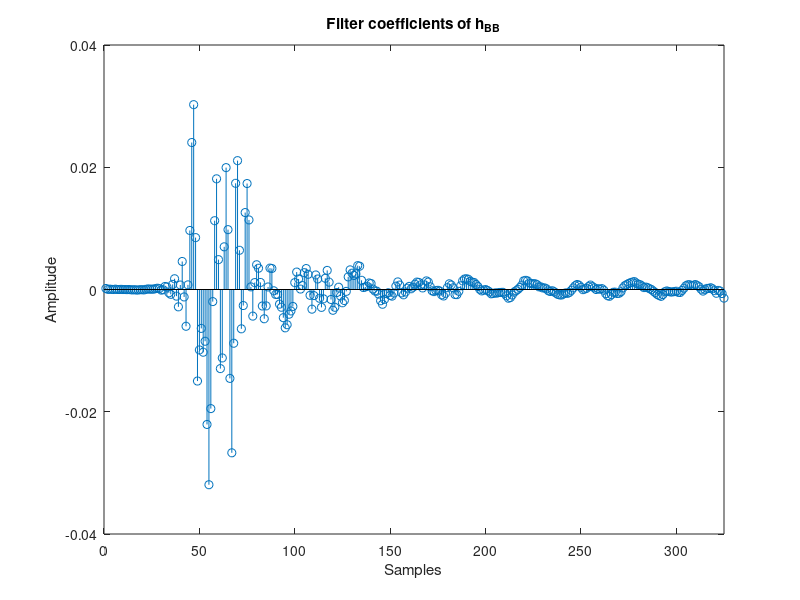
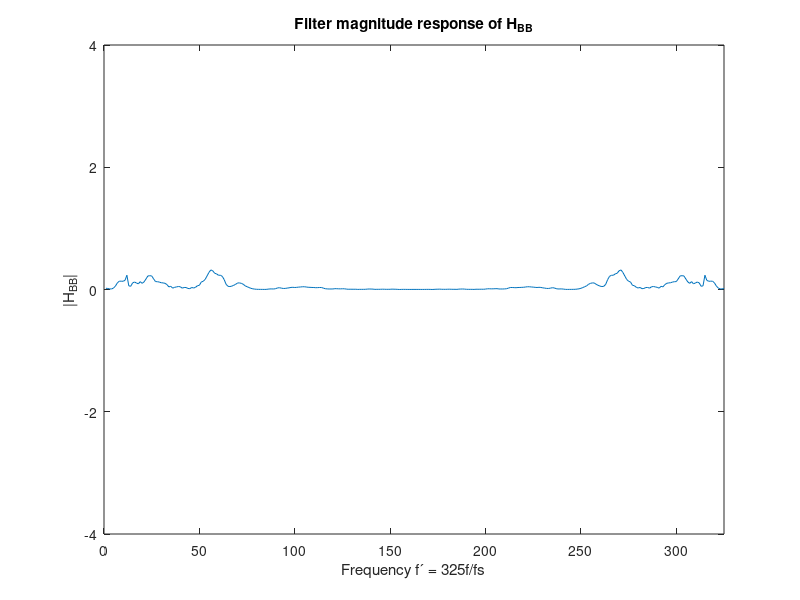
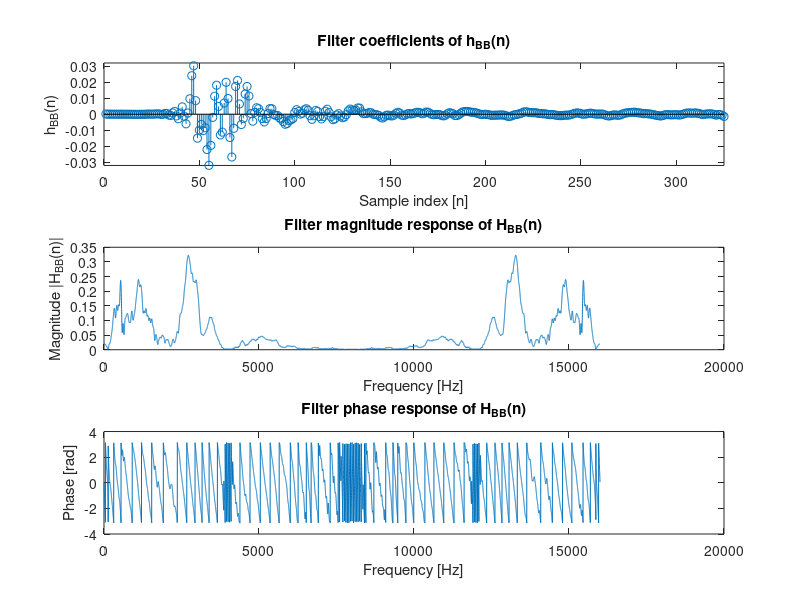
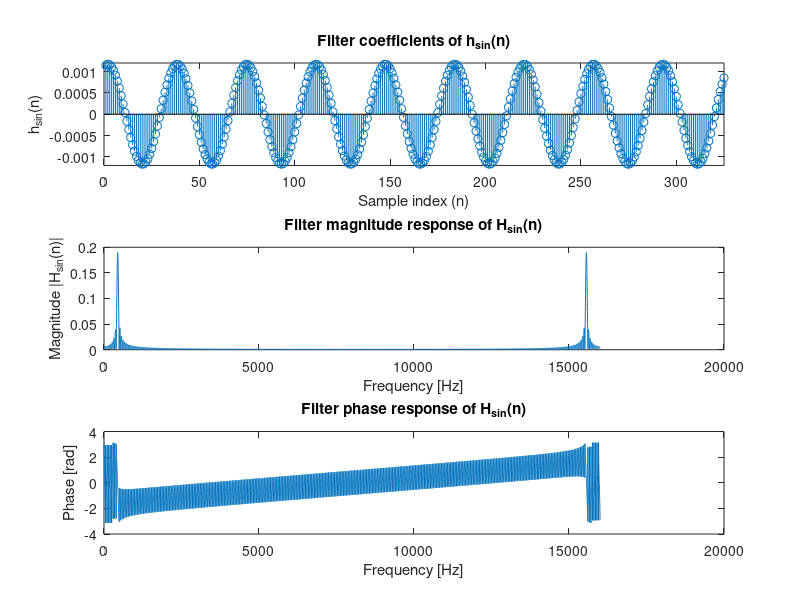

Here is the MATLAB script that generated these plots, in order:

h_BB_reversedOrder = [-.00141272;
        -.000657779;
        -.000252045;
        -.000145228;
        -.000617492;
        -.000191559;
        .000119438;
        .000290811;
        .000167393;
        .000182847;
        -3.09946e-5;
        -.00026106;
        4.44179e-5;
        .000438254;
        .000630993;
        .000814702;
        .000689883;
        .000642405;
        .000780218;
        .000765876;
        .000596609;
        .000212804;
        -.00015842;
        -.000493322;
        -.000456846;
        -.000281913;
        -.000351245;
        -.000389521;
        -.000415859;
        -.00032167;
        -.000236221;
        -.000365496;
        -.000825367;
        -.00112215;
        -.000978803;
        -.00080876;
        -.000523907;
        -.000273839;
        -1.74858e-5;
        .00012968;
        .000297517;
        .00039157;
        .000309692;
        .000567595;
        .000793763;
        .00086271;
        .00104966;
        .00129369;
        .00121516;
        .00111702;
        .000983938;
        .000800474;
        .000617981;
        .000251385;
        -.000365834;
        -.000617057;
        -.000655467;
        -.000434984;
        -.000450132;
        -.000837581;
        -.00110953;
        -.0010192;
        -.000682965;
        -.000113112;
        .000145882;
        4.88261e-5;
        .000127582;
        -5.93261e-6;
        .000268949;
        .000472477;
        .000727159;
        .000480282;
        .000196024;
        8.17864e-5;
        -2.55988e-5;
        .000364708;
        .000698414;
        .000825581;
        .000624775;
        .000259453;
        -.000129758;
        -.000466599;
        -.000631378;
        -.00055212;
        -.000696473;
        -.000889099;
        -.000898535;
        -.000821679;
        -.000611938;
        -.000380395;
        -.00020353;
        -.000333252;
        -.000216571;
        .000105189;
        .000253755;
        .000254397;
        .000429243;
        .000433591;
        .00078856;
        .000940862;
        .000931926;
        .000982811;
        .00105755;
        .00140907;
        .00149995;
        .00141607;
        .000723957;
        .000328487;
        2.76906e-5;
        -.000205565;
        -.000423485;
        -.000897024;
        -.00131941;
        -.00142747;
        -.00103157;
        -.000633993;
        -.000457755;
        -.000476328;
        -.000499022;
        -.000590104;
        -.000557087;
        -.000654081;
        -.000706798;
        -.000386317;
        -.000159001;
        -2.58096e-6;
        -.000107082;
        -.000230291;
        3.19991e-5;
        .000482579;
        .000821164;
        .00115511;
        .00120296;
        .00133516;
        .00166862;
        .00175554;
        .00171744;
        .00141179;
        .000604784;
        -.000297363;
        -.000841691;
        -.000827251;
        .00027397;
        .000732172;
        .000930474;
        .000301475;
        -.000628479;
        -.00106053;
        -.000873266;
        -.000249997;
        -.000132312;
        -.000179967;
        -.000347866;
        -.000210684;
        .00044521;
        .00121758;
        .00140804;
        .000761121;
        .000255313;
        .000749035;
        .00115672;
        .00121131;
        .000868579;
        .000376071;
        .000119052;
        .000508669;
        .000218091;
        -.000416066;
        -.000868279;
        -.000553352;
        .000725122;
        .00124181;
        .000551526;
        -.000583037;
        -.00108452;
        -.000968645;
        -.000533759;
        -.000666731;
        -.00161321;
        -.00241413;
        -.00184122;
        -.000757215;
        -.000280423;
        -.00024884;
        6.76651e-5;
        .000972938;
        .00106875;
        .000535781;
        .000415205;
        .000318108;
        .00150698;
        .00381178;
        .00390535;
        .00256514;
        .00229319;
        .00266915;
        .00321265;
        .00206183;
        -.00030724;
        -.00179824;
        -.00217024;
        -.00107075;
        .000376813;
        -.000496404;
        -.00290908;
        -.00340027;
        -.00163203;
        .00120175;
        .0031251;
        .00183827;
        -.00152242;
        -.00292401;
        -.00143692;
        .00171916;
        .00237708;
        -.000994343;
        -.00321863;
        -.000952024;
        .00248545;
        .00342764;
        .00275113;
        .000646626;
        7.18166e-5;
        .00172346;
        .00285203;
        .0011248;
        -.00276784;
        -.00351308;
        -.00404589;
        -.00576478;
        -.00627417;
        -.00461246;
        -.0029044;
        -.0023959;
        -.000812939;
        -.000813743;
        -.000212602;
        .00344022;
        .00350009;
        .000415846;
        -.00268262;
        -.00478718;
        -.0026969;
        .00115534;
        .00348059;
        .00404951;
        .00113131;
        -.00435468;
        .000430783;
        .0113827;
        .0173366;
        .0125891;
        -.00262453;
        -.00643324;
        .00641665;
        .0210815;
        .0173755;
        -.00879144;
        -.0267158;
        -.0145421;
        .00979372;
        .0199397;
        .0069828;
        -.0111964;
        -.0129418;
        .00488667;
        .0181088;
        .011256;
        -.00197886;
        -.0194854;
        -.0319395;
        -.0220775;
        -.00846599;
        -.0102601;
        -.00636326;
        -.00988754;
        -.0149764;
        .00849097;
        .0302413;
        .0240454;
        .00965893;
        .000758763;
        -.00601488;
        -.00121768;
        .00458289;
        .000735437;
        -.00283795;
        -.00108667;
        .0017589;
        .0008376;
        -.000789678;
        -.000546514;
        .000414681;
        .000500272;
        -4.29855e-5;
        -9.60023e-5;
        .000147468;
        .000213372;
        .000143693;
        5.29525e-5;
        6.39882e-5;
        5.67605e-5;
        8.90269e-5;
        2.72659e-5;
        -6.38299e-5;
        -3.62145e-5;
        -3.49186e-5;
        -7.1811e-5;
        -8.98332e-5;
        -3.10874e-5;
        -6.59179e-5;
        -4.36235e-5;
        1.21481e-6;
        -2.48148e-5;
        -3.69303e-6;
        -9.97263e-6;
        2.762e-5;
        -7.21136e-6;
        3.04775e-6;
        6.1665e-5;
        -8.18706e-6;
        2.2994e-5;
        5.36919e-5;
        2.25576e-5;
        .000169764];

h_sin_reversedOrder = [.000853052;
        .000702412;
        .00053087;
        .0003435;
        .000145913;
        -5.60225e-5;
        -.000256271;
        -.000448892;
        -.000628139;
        -.000788714;
        -.000925761;
        -.00103527;
        -.00111392;
        -.00115939;
        -.00117038;
        -.00114644;
        -.00108845;
        -.000997963;
        -.000877792;
        -.000731493;
        -.000563404;
        -.000378525;
        -.000182394;
        1.91803e-5;
        .000220171;
        .000414607;
        .000596682;
        .000760996;
        .000902664;
        .00101741;
        .00110189;
        .0011535;
        .00117079;
        .0011532;
        .00110133;
        .00101659;
        .000901595;
        .000759748;
        .000595275;
        .000413082;
        .000218585;
        1.75723e-5;
        -.000183966;
        -.000380012;
        -.000564744;
        -.000732675;
        -.000878756;
        -.000998682;
        -.00108885;
        -.00114659;
        -.0011702;
        -.00115894;
        -.00111321;
        -.00103424;
        -.000924544;
        -.000787291;
        -.000626586;
        -.000447236;
        -.000254545;
        -5.42797e-5;
        .0001476;
        .00034508;
        .00053229;
        .000703655;
        .00085405;
        .00097904;
        .00107482;
        .00113864;
        .00116849;
        .00116359;
        .00112404;
        .00105095;
        .000946601;
        .000814067;
        .000657289;
        .000480926;
        .000290248;
        9.09222e-5;
        -.000111111;
        -.000309824;
        -.000499317;
        -.000673942;
        -.000828492;
        -.000958392;
        -.0010597;
        -.00112947;
        -.00116559;
        -.00116699;
        -.0011337;
        -.00106657;
        -.000967721;
        -.000840033;
        -.000687306;
        -.00051411;
        -.00032561;
        -.000127419;
        7.45778e-5;
        .000274361;
        .000465958;
        .000643693;
        .000802244;
        .00093695;
        .00104375;
        .00111942;
        .00116178;
        .0011696;
        .0011425;
        .00108143;
        .000988124;
        .000865417;
        .000716928;
        .000547094;
        .000360989;
        .000164111;
        -3.76462e-5;
        -.000238268;
        -.000431808;
        -.000612445;
        -.000774864;
        -.000914206;
        -.00102634;
        -.00110787;
        -.00115641;
        -.00117049;
        -.00114969;
        -.00109473;
        -.00100711;
        -.000889489;
        -.000745371;
        -.000579079;
        -.000395517;
        -.000200163;
        1.13641e-6;
        .00020241;
        .00039767;
        .000581074;
        .000747176;
        .000891051;
        .00100838;
        .00109574;
        .00115035;
        .00117073;
        .00115629;
        .00110739;
        .00102558;
        .000913168;
        .000773585;
        .000610949;
        .000430135;
        .000236517;
        3.58483e-5;
        -.000165879;
        -.000362668;
        -.000548638;
        -.000718275;
        -.00086651;
        -.000988982;
        -.00108188;
        -.00114266;
        -.00116936;
        -.00116125;
        -.00111853;
        -.00104254;
        -.000935458;
        -.000800505;
        -.000641756;
        -.000463859;
        -.000272138;
        -7.23257e-5;
        .00012965;
        .000327758;
        .000516113;
        .000689088;
        .000841575;
        .000968985;
        .00106753;
        .00113429;
        .00116726;
        .00116553;
        .001129;
        .00105887;
        .000957236;
        .000827094;
        .000672307;
        .000497501;
        .000307896;
        .000109111;
        -9.29146e-5;
        -.000292177;
        -.000482739;
        -.00065892;
        -.000815467;
        -.000947727;
        -.00105178;
        -.00112453;
        -.0011637;
        -.00116829;
        -.00113805;
        -.00107396;
        -.000977853;
        -.000852614;
        -.000702011;
        -.000530492;
        -.000343164;
        -.000145632;
        5.62362e-5;
        .000256431;
        .000448985;
        .000628186;
        .000788646;
        .00092563;
        .00103506;
        .00111365;
        .00115908;
        .00117002;
        .00114605;
        .00108803;
        .000997546;
        .000877366;
        .000731062;
        .000562957;
        .00037813;
        .000182009;
        -1.95116e-5;
        -.000220459;
        -.00041483;
        -.000596855;
        -.000761116;
        -.000902697;
        -.00101741;
        -.00110183;
        -.00115336;
        -.0011706;
        -.00115296;
        -.00110101;
        -.00101626;
        -.000901234;
        -.000759365;
        -.000594898;
        -.000412696;
        -.000218209;
        -1.7213e-5;
        .000184289;
        .000380301;
        .000564963;
        .000732847;
        .000878886;
        .000998756;
        .00108893;
        .00114656;
        .00117011;
        .00115876;
        .00111301;
        .00103405;
        .000924326;
        .000787074;
        .000626372;
        .000446996;
        .000254327;
        5.40854e-5;
        -.000147757;
        -.000345208;
        -.000532371;
        -.000703653;
        -.000854018;
        -.000978922;
        -.0010747;
        -.00113839;
        -.00116823;
        -.00116322;
        -.00112358;
        -.00105055;
        -.000946133;
        -.000813595;
        -.000656773;
        -.000480417;
        -.000289738;
        -9.04302e-5;
        .00011158;
        .00031028;
        .000499749;
        .000674316;
        .000828842;
        .000958687;
        .00105997;
        .00112969;
        .00116576;
        .0011671;
        .00113376;
        .00106663;
        .000967706;
        .000839973;
        .000687245;
        .000514034;
        .000325541;
        .000127344;
        -7.4647e-5;
        -.000274405;
        -.000465993;
        -.000643702;
        -.000802241;
        -.000936866;
        -.00104367;
        -.00111932;
        -.00116158;
        -.00116932;
        -.00114222;
        -.00108112;
        -.000987781;
        -.000865057;
        -.000716568;
        -.000546707;
        -.00036059;
        -.000163722;
        3.80207e-5;
        .000238636;
        .000432149;
        .000612803;
        .000775179;
        .000914506;
        .00102659;
        .00110808;
        .00115662;
        .00117067;
        .00114989];


h_BB = flip(h_BB_reversedOrder');
h_sin = flip(h_sin_reversedOrder');

close all

% h_BB: Plot the filter coefficiencts:
figure(1);
stem(h_BB);
title('Filter coefficients of h_{BB}');
xlabel('Samples'); % Added
ylabel('Amplitude'); % Added
axis([0 325 -0.04 0.04])

% H_BB: Plot the magnitude
figure(2);
N_fft = 325;   %Zero-pad FFT for increased frequency resolution
plot(abs(fft(h_BB, N_fft))); hold on;
title('Filter magnitude response of H_{BB}');
xlabel('Frequency f´ = 325f/fs'); %A frequency unit (which?)
ylabel('|H_{BB}|');
axis([0 325 -4 4])

% H_BB: Plot the magnitude
figure(3);
N_fft = 325;   %Zero-pad FFT for increased frequency resolution
plot(angle(fft(h_BB,N_fft)));
title('Filter phase response of H_{BB}');
xlabel('Frequency f´ = 325f/fs'); %A frequency unit (which?)
ylabel('Phase [rad]');
axis([0 325 -4 4])

%%
close all
figure(3)

subplot(3,1,1)
stem(h_BB);
title('Filter coefficients of h_{BB}(n)');
xlabel('Sample index [n]'); % Added
ylabel('h_{BB}(n)'); % Added
axis([0 325 -0.032 0.032])

fs=16000;

subplot(3,1,2)
%N_fft = 325;   %Zero-pad FFT for increased frequency resolution
plot(abs(fft(h_BB,fs))); hold on;
title('Filter magnitude response of H_{BB}(n)');
xlabel('Frequency [Hz]'); %A frequency unit (which?)
ylabel('Magnitude |H_{BB}(n)|');
%axis([0 fs 0 0.35])

subplot(3,1,3)
N_fft = 325;   %Zero-pad FFT for increased frequency resolution
plot(angle(fft(h_BB,fs)));
title('Filter phase response of H_{BB}(n)');
xlabel('Frequency [Hz]'); %A frequency unit (which?)
ylabel('Phase [rad]');
%axis([0 fs -4 4])

figure(4)

subplot(3,1,1)
stem(h_sin);
title('Filter coefficients of h_{sin}(n)');
xlabel('Sample index (n)'); % Added
ylabel('h_{sin}(n)'); % Added
axis([0 325 -0.0012 0.0012])

fs=16000;

subplot(3,1,2)
%N_fft = 325;   %Zero-pad FFT for increased frequency resolution
plot(abs(fft(h_sin,fs))); hold on;
title('Filter magnitude response of H_{sin}(n)');
xlabel('Frequency [Hz]'); %A frequency unit (which?)
ylabel('Magnitude |H_{sin}(n)|');
%axis([0 fs 0 0.2])

subplot(3,1,3)
N_fft = 325;   %Zero-pad FFT for increased frequency resolution
plot(angle(fft(h_sin,fs)));
title('Filter phase response of H_{sin}(n)');
xlabel('Frequency [Hz]'); %A frequency unit (which?)
ylabel('Phase [rad]');
%axis([0 fs -4 4])

